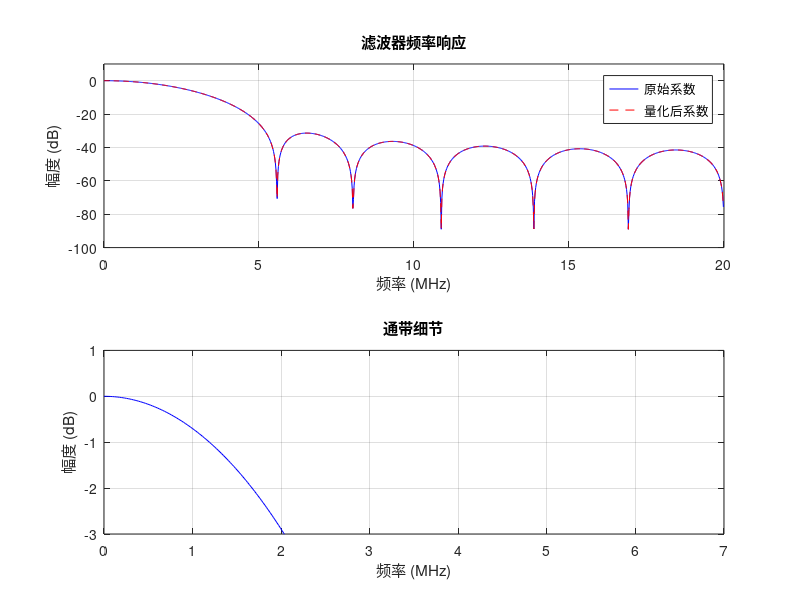

Recreate this plot in MATLAB.
%% 低通FIR滤波器设计 - 使用窗函数法
clear;
close all;

%% 滤波器参数设定
fs = 40e6;          % 采样频率: 40MHz (可根据需求调整)
data_width = 12;    % 输入数据位宽
coeff_width = 32;   % 系数量化位宽

% 滤波器设计规格
fc = 1e6;           % 截止频率: 1MHz (可根据需求调整)
f_stop = 10e6;       % 阻带起始频率: 10MHz (可根据需求调整)
pass_ripple = 0.1;  % 通带纹波: 0.1dB
stop_atten = 40;    % 阻带衰减: 40dB

%% 使用窗函数法设计滤波器
% 计算归一化频率
norm_fc = fc / (fs/2);
dev_pass = 10^(pass_ripple/20)-1; % 通带纹波
dev_stop = 10^(-stop_atten/20); % 阻带衰减
% 使用Kaiser窗估计所需的滤波器阶数
[n, wn, beta, ftype] = kaiserord([fc f_stop], [1 0], [dev_pass dev_stop], fs);

% 确保滤波器阶数为奇数(便于线性相位)
if mod(n, 2) == 0
    n = n + 1;
end

% 设计滤波器 - 使用Kaiser窗
h = fir1(n, norm_fc, 'low', kaiser(n+1, beta));

fprintf('滤波器阶数: %d\n', n);
fprintf('Kaiser窗参数beta: %.4f\n', beta);

%% 系数量化
% 直接量化到32位有符号定点数 (Q31格式)
% 不进行归一化，保持滤波器增益
scale_factor = 2^(coeff_width-1) - 1;
h_quant = round(h * scale_factor) / scale_factor;

% 检查是否有溢出
if any(abs(h_quant) >= 1)
    warning('系数量化出现溢出，建议增加系数位宽或调整滤波器设计');
end

%% 频率响应分析
[H, f] = freqz(h, 1, 1024, fs);
[H_quant, f_quant] = freqz(h_quant, 1, 1024, fs);

% 验证-3dB截止频率
[~, fc_index] = min(abs(f - fc));
fc_response_db = 20*log10(abs(H(fc_index)));
fprintf('在截止频率%.0fKHz处的响应: %.2fdB\n', fc/1e3, fc_response_db);

% 绘制频率响应
figure;
subplot(2,1,1);
plot(f/1e6, 20*log10(abs(H)), 'b-', f_quant/1e6, 20*log10(abs(H_quant)), 'r--');
grid on;
title('滤波器频率响应');
xlabel('频率 (MHz)');
ylabel('幅度 (dB)');
legend('原始系数', '量化后系数');
xlim([0 20]);
ylim([-100 10]);

subplot(2,1,2);
plot(f/1e6, 20*log10(abs(H)), 'b-');
grid on;
title('通带细节');
xlabel('频率 (MHz)');
ylabel('幅度 (dB)');
xlim([0 7]);
ylim([-3 1]);

%% 生成系数文件
% 创建十六进制系数文件,生成coe文件
fid_hex = fopen('coeff.coe', 'w');
fprintf(fid_hex, 'MEMORY_INITIALIZATION_RADIX=16;\n');
fprintf(fid_hex, 'MEMORY_INITIALIZATION_VECTOR=\n');

% 将量化后的系数转换为32位有符号整数
h_int32 = int32(h_quant * scale_factor);

for i = 1:length(h_int32)
    if i == length(h_int32)
        fprintf(fid_hex, '%08X;', typecast(h_int32(i), 'uint32'));
    else
        fprintf(fid_hex, '%08X,\n', typecast(h_int32(i), 'uint32'));
    end
end
fclose(fid_hex);

fprintf('系数文件 coeff.coe 生成完成。\n');
